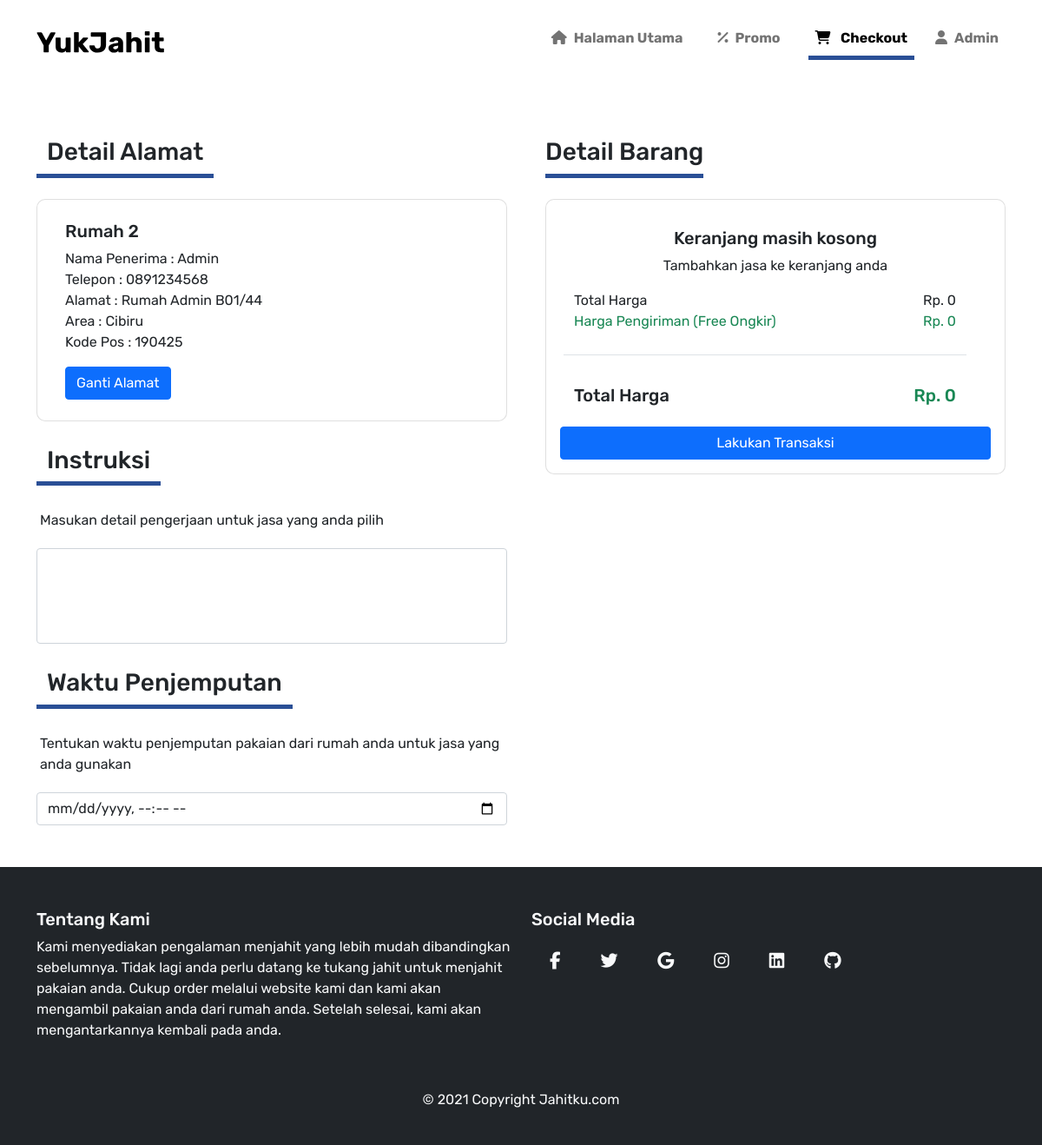
The page /checkout.php (signed in) on the database its author committed.
### tables this page shows
CREATE TABLE `users` (
  `id` int(11) NOT NULL,
  `name` varchar(60) DEFAULT NULL,
  `email` varchar(60) DEFAULT NULL,
  `password` char(80) DEFAULT NULL
);

CREATE TABLE `alamat` (
  `id_alamat` int(11) NOT NULL,
  `id_pengguna` int(11) NOT NULL,
  `label` varchar(30) NOT NULL,
  `nama_penerima` varchar(30) NOT NULL,
  `telepon` varchar(20) NOT NULL,
  `alamat` varchar(300) NOT NULL,
  `area` varchar(30) NOT NULL,
  `kodepos` varchar(10) NOT NULL
);

### checkout.php (the view, shortened to what this page needs)
<?php
include "server/connection.php";
$email = $_SESSION['email'];
$query_getprofile = mysqli_query($connect, "CALL getUserEmail('$email')");
$data_getprofile = mysqli_fetch_array($query_getprofile);
mysqli_next_result($connect);
?>
<!DOCTYPE html>
<html lang="en">
<head>
    <?php
    include "assets/components/header.php"
    ?>
    <link rel="stylesheet" href="assets/css/checkout.css">
</head>
<body>
    <?php
    include "assets/components/navbar-checkout.php";
    ?>
    <main class="mt-5">
        <div class="container">
            <div class="row">
                <div class="col me-3">
                    <div class="row ms-3 ms-md-auto">
                        <div class="heading mb-4">
                            <h3>Detail Alamat<h3>
                        </div>
                        <div class="px-3 py-2 card" style="border-radius: 10px; transition: 0.3s;">
                            <div class="card-body">
                                <p class="d-none"><?php $id_alamat = mysqli_real_escape_string($connect, $_GET['id_alamat']); ?></p>
                                <?php
                                if (empty($id_alamat)) {
                                    $query_getalamat_default = mysqli_query($connect, "CALL getAlamatID('$id')");
                                    $data_getalamat_default = mysqli_fetch_array($query_getalamat_default);
                                    $alamat_status = mysqli_num_rows($query_getalamat_default);
                                    mysqli_next_result($connect);
                                    if ($alamat_status == 0) {
                                        echo "<h5>Alamat kosong</h5>";
                                        echo "<p>Silahkan isi alamat anda pada halaman profil</p>";
                                    } else {
                                        echo "<div class=col>";
                                        echo "<h5 class=card-title>$data_getalamat_default[label]</h5>";
                                        echo "<p class=card-text>
                                        Nama Penerima : $data_getalamat_default[nama_penerima]<br>
                                        Telepon       : $data_getalamat_default[telepon]<br>
                                        Alamat        : $data_getalamat_default[alamat]<br>
                                        Area          : $data_getalamat_default[area]<br>
                                        Kode Pos      : $data_getalamat_default[kodepos]
                                        </p>";
                                        echo "<button type='button' class='btn btn-primary' data-bs-toggle='modal' data-bs-target='#changeAddress'>Ganti Alamat</button>";
                                        echo "</div>";
                                    }
                                }
                                ?>
                            </div>
                        </div>
                    </div>
                    <div class="row mt-2 ms-3 ms-md-auto">
                        <div class="heading mb-4">
                            <h3>Instruksi<h3>
                        </div>
                        <div class="p-1">
                            <p>Masukan detail pengerjaan untuk jasa yang anda pilih</p>
                        </div>
                        <textarea class="form-control" name="instruksi" form="checkout-form" id="exampleFormControlTextarea1" rows="4" style="resize: none;" required></textarea>
                    </div>
                    <div class="row mt-2 mb-5 ms-3 ms-md-auto">
                        <div class="heading mb-4">
                            <h3>Waktu Penjemputan</h3>
                        </div>
                        <div class="p-1">
                            <p>Tentukan waktu penjemputan pakaian dari rumah anda untuk jasa yang anda gunakan</p>
                        </div>
                        <input class="form-control" type="datetime-local" form="checkout-form" id="meeting_time" name="meeting_time" required>
                    </div>
                                    <?php
                                    $id = $data_getprofile['id'];
                                    mysqli_next_result($connect);
                                    ?>
                </div>
                <div class="col ms-3 mb-5">
                    <div class="heading mb-4">
                        <h3>Detail Barang</h3>
                    </div>
                    <div class=col>
                        <div class="p-3 card" style="border-radius: 10px; transition: 0.3s;">
                            <div class="card-body">
                                <div class="row">
                                    <?php
                                    $pengiriman = 5000;
                                    $query_getcart = mysqli_query($connect, "CALL getKeranjang('$id')");
                                    $data_countcart = mysqli_num_rows($query_getcart);
                                    mysqli_next_result($connect);
                                    $biayajasa = 0;
                                    if ($data_countcart == 0) {
                                        echo "<div class=text-center>";
                                        echo "<h5>Keranjang masih kosong</h5>";
                                        echo "<p>Tambahkan jasa ke keranjang anda</p>";
                                        echo "</div>";
                                    }
                                    $query_getpromo = mysqli_query($connect, "CALL getTransaksiID('$id')");
                                    $data_getpromo = mysqli_num_rows($query_getpromo);
                                    if ($data_getpromo == 0) {
                                        $diskon = $biayajasa * 5 / 100;
                                        $biayaakhir = $biayajasa - $diskon;
                                        echo "<div class='row'>";
                                        echo "<div class='col-auto me-auto'>Total Harga <p style ='color: #198754'>(5% Diskon)</p></div>";
                                        echo "<div class='col-auto'>Rp. $biayajasa<p style ='color: #198754'>- Rp. $diskon</p></div>";
                                        echo "</div>";
                                        echo "<div class='row'>";
                                        echo "<div class='col-auto me-auto'>Harga Pengiriman</div>";
                                        echo "<div class='col-auto'>Rp. $pengiriman</div>";
                                        echo "<span class='border-bottom'></span>";
                                        echo "</div>";
                                    } else if ($data_getpromo > 0 && $data_getpromo % 5 == 0) {
                                        $biayaakhir = $biayajasa;
                                        $pengiriman = 0;
                                        echo "<div class='row'>";
                                        echo "<div class='col-auto me-auto'>Total Harga</div>";
                                        echo "<div class='col-auto'>Rp. $biayaakhir</div>";
                                        echo "</div>";
                                        echo "<div class='row'>";
                                        echo "<div class='col-auto me-auto'><p style='color: #198754'>Harga Pengiriman (Free Ongkir)</p></div>";
                                        echo "<div class='col-auto'><p style='color: #198754'>Rp. $pengiriman</p></div>";
                                        echo "<span class= 'border-bottom'></span>";
                                        echo "</div>";
                                    }
                                    ?>
                                    <div class="row">
                                        <div class="col-auto me-auto"><br>
                                            <h5>Total Harga</h5>
                                        </div>
                                        <div class="col-auto"><br>
                                            <h5 style="color: #198754"><?php $total = $biayaakhir + $pengiriman;
                                                                        echo "Rp. $total"; ?></h5>
                                        </div>
                                    </div>
                                </div>
                            </div>
                            <button type='button' class='btn btn-primary' form="checkout-form" data-bs-toggle="modal" data-bs-target="#exampleModal">Lakukan Transaksi</button>
                        </div>
                    </div>
                </div>
            </div>
        </div>
        <?php
        include "assets/components/footer.php";
        ?>
    </main>
</body>
</html>

### assets/components/navbar-checkout.php (shortened to what this page needs)
<?php
include "server/connection.php";
$email = $_SESSION['email'];
$query = mysqli_query($connect, "SELECT name, id FROM users WHERE email='$email'");
$row = mysqli_fetch_assoc($query);
$name = $row["name"];
$id = $row['id'];
?>
<nav class="navbar navbar-expand-lg navbar-light bg-white fixed-top">
    <div class="container py-2 py-lg-3">
        <a class="navbar-brand" href="index.php">
            <img src="assets/img/logo.svg" alt="" height="25">
        </a>
        <div class="collapse navbar-collapse justify-content-end" id="navbarSupportedContent">
            <div class="py-2 py-lg-0">
                <ul class="navbar-nav">
                    <li class="nav-item me-4">
                        <a class="nav-link" aria-current="page" href="index.php">
                            <i class="fas fa-home me-2"></i>Halaman Utama
                        </a>
                    </li>
                    <li class="nav-item me-4">
                        <a class="nav-link" href="promo.php"><i class="fas fa-percentage me-2"></i>Promo</a>
                    </li>
                    <li class="nav-item">
                        <a class="nav-link active" href="checkout.php">
                            <i class="fas fa-shopping-cart me-2"></i>
                            <?php
                            $query_gettotalcart = mysqli_query($connect, "SELECT *FROM keranjang WHERE id_pengguna = $id");
                            $data_gettotalcart = mysqli_num_rows($query_gettotalcart);
                            if ($data_gettotalcart == 0) {
                                echo "Checkout";
                            } else {
                                echo "Checkout <span class='badge bg-secondary'>$data_gettotalcart</span>";
                            }
                            ?>
                        </a>
                    </li>
                    <li class="nav-item dropdown ms-lg-3">
                        <a class="nav-link" role="button" data-bs-toggle="dropdown" aria-expanded="false"><i class="fas fa-user me-2"></i><?php echo "$name" ?></a>
                    </li>
                </ul>
            </div>
        </div>
    </div>
</nav>

### assets/css/checkout.css (style rules this page uses)
.navbar { font-weight: 700; }
body { padding-top: 90px; font-family: "Rubik", sans-serif; }
.heading { border-bottom: 5px solid #2a4f96; width: fit-content; margin-top: 20px; margin-bottom: 10px; }
.nav-link { color: black; }
.nav-link.active { background-color: #ffffff !important; color: #000000 !important; border-bottom: 5px solid #2a4f96 !important; }
.border-bottom { margin-top: 10px; margin-bottom: 10px; }

### rows shown on the page
users: name "Admin"
alamat: label "Rumah 2", nama_penerima "Admin", telepon "0891234568", alamat "Rumah Admin B01/44", area "Cibiru", kodepos "190425"

### other values the page prints
$biayaakhir "0"
$pengiriman "0"
$total "0"
